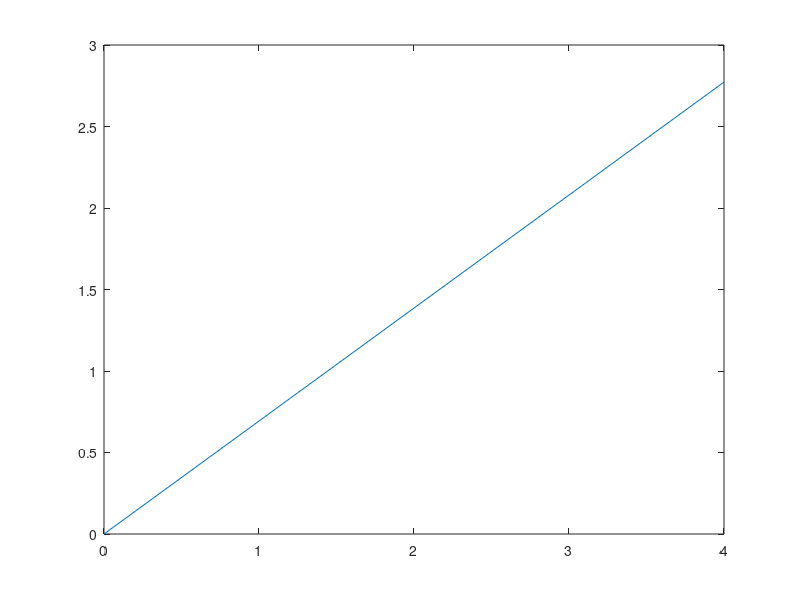

MATLAB code for this plot: (Note: this script raises an error after producing the figure.)
%% slidingFits_helpfulNeighbors

% Goal: a method of calculating doubling rate (mu), in which we use the
% points in a neighboring curve to add more points for fitting.
% 
% Strategy:
%
%       0. initialize trimmed track data
%       0. initialize window parameters (number of frames)
%       0. initialize division parameters (drop threshold)
%       1. for each movie, identify the number of tracks
%                2. per track, isolate length, width, frame and time data
%                3. calculate volume data
%                        4. build an array with length(track) that identifies curve #
%                                i. identify all changes in size > threshold (-0.75 um)
%                               ii. starting with zero, list curve # for each frame
%                        5. initialize windows for current track
%                        6. per window, isolate effective length and curve #
%                        7. if curve # changes,
%                                i. double length values after change
%                               ii. use effective length to calculate mu
%                        8. if no change in curve #, use effective length to calculate mu
%                                i. ln(effective length) vs time
%                               ii. fit linear slope to ln(eL) vs time
%                              iii. mu = slope / ln(2)
%                        9. save mu and y-intercept
%                       10. repeat for all windows
%                11. repeat for all tracks
%       12. repeat for all movies


% last update: jen, 2017 Jul 11

% OK lez go!

%%
% testing mu calculations
doublingRate = 1.0000;
t = [0,1,2,3,4];
data = 1 * 2.^(doublingRate*t);  % gives: data = [1,2,4,8,16]

ln_length = log(data);  % gives: ln_data = [0, 0.6931, 1.3863, 2.0794, 2.7726]

plot(t,data) % exponential
plot(t,ln_length) % linear

fitLine = polyfit(t,ln_length,1); % gives: fitLine = [0.6931, -0.0000]
                                % where: slope = fitLine(1)
                                %        y-int = fitLine(2)
                                
mu = fitLine(1)/log(2);         % gives: mu = 1
                                % woot! we found the doublingRate from the data!
                         
%%
% 0. initialize 
clear
clc
experiment = '2017-01-16';

% 0. open folder for experiment of interest
newFolder = strcat('/Users/jen/Documents/StockerLab/Data/',experiment,'  (t300)');
cd(newFolder);


% 0. initialize trimmed track data
load('t300_2017-01-16-revisedTrimmer-cond1-cond3-noLinkerc.mat','D7','T');
numMovies = length(D7);


% 0. initialize window parameters
windowSize = 5;


% 0. initialize division parameters
dropThreshold = -0.75;

%%
%  1. for each movie, identify the number of tracks
for n = 1:length(D7)
    numTracks = length(D7{n});
    
    
    
    %  2. per track, isolate length, width, frame and time data
    for track = 1: numTracks
        trackLengths = D7{n}(track).MajAx;
        %trackWidths = D7{n}(track).MinAx;
        trackFrames = D7{n}(track).Frame;
        trackTimes = T{n}(trackFrames)/3600;

        
%         % 3. calculate volume data
%         
%         % i. approximate volume as a cylinder = pi * r_squared * height
%         r = trackWidths/2;
%         r_squared = r.^2;
%         v_cylinder = pi * trackLengths .* r_squared;
%         
%         
%         % ii. approximate volume as an ellipsoid = 4/3 * pi * a * b * c
%         % for us, b = c = radius of circular cross-section
%         a = trackLengths/2;
%         v_ellipse = 4/3 * pi * a .* r_squared;
%         
%         
%         % iii. approximate volume as a cylinder with half-sphere caps
%         % cylinder = pi * r_squared * height
%         shortenedHeight = trackLengths - trackWidths;
%         vol_smallCylinder = pi * r_squared .* shortenedHeight;
%         
%         % sphere = 4/3 * pi * r_cubed
%         r_cubed = r.^3;
%         vol_sphere = 4/3 * pi * r_cubed;
%         
%         % v = cylinder + sphere
%         v_anupam = vol_smallCylinder + vol_sphere;
%         
%         clear r r_squared r_cubed a shortenedHeight
%         
%         
        %  4. build an array that identifies curve #
        
        % 0. initalize array, curveNum
        curveNum = zeros(length(trackFrames),1);
        
        % i. identify all changes in size > threshold
        sizeChange = diff(trackLengths);
        dropTrack = find(sizeChange <= dropThreshold);
        
        % ii. starting with zero, list curve # for each frame
        currentCurve = 0;
        nextCurve = 1;
        if ~isempty(dropTrack)
            for i = 1:length(curveNum)
                if nextCurve <= length(dropTrack)
                    curveNum(i) = currentCurve;
                    
                    if i == dropTrack(nextCurve)
                        currentCurve = currentCurve+1;
                        nextCurve = nextCurve+1;
                    end
                    
                else
                    curveNum(i) = currentCurve;
                end
            end
        end
        clear currentCurve nextCurve i sizeChange;
        
        
        % 5. initialize windows for current track
        
        % i. define row numbers for first window
        firstWindow = 1:windowSize;
        
        % ii. calculate number of windows in current track
        numWindows = length(trackLengths) - windowSize +1;
        
        % iii. initialize current window to begin calculations
        currentWindow = firstWindow; % will slide by +1 for each iternation
        
        
        %  6. per window
        for w = 1:numWindows
            
            % 6. isolate current window's time, length, and curve #
            wLength = trackLengths(currentWindow);
            %wVolume = v_anupam(currentWindow);
            wCurves = curveNum(currentWindow);
            wTime = trackTimes(currentWindow);
            
            % 7. if curve # changes, adjust window Lengths by one of two means:
            isDrop = diff(wCurves);
            if sum(isDrop) ~= 0
                
                % i. find point of drop
                dropPoint = find(isDrop ~= 0);
                
                
                % ii. double length values after change
                multiplier = NaN(windowSize,1);
                minCurve = min(wCurves);
                maxCurve = max(wCurves);
                multiplier(wCurves == minCurve) = 1;
                multiplier(wCurves == maxCurve) = 2;
                
                wLength_adjusted = wLength.*multiplier;
                

                
                % iii. use effective length to calculate mu (see below for comments)
                ln_length = log(wLength_adjusted);
                fitLine = polyfit(wTime,ln_length,1);
                mu = fitLine(1)/log(2);         % divide by log(2), as eqn raises 2 by mu*t
                
                
                %  8. if no change in curve #, use effective length to calculate mu
            else
                % i. ln(effective length) vs time
                ln_length = log(wLength);
                
                % ii. fit linear slope to ln(eL) vs time
                fitLine = polyfit(wTime,ln_length,1); % gives: fitLine = [0.6931, -0.0000]
                % where:   slope = fitLine(1)
                %          y-int = fitLine(2)
                
                % iii. mu = slope / ln(2)
                mu = fitLine(1)/log(2);         % divide by log(2), as eqn raises 2 by mu*t
                
            end
            
            % 9. save mu and y-intercept
            slidingData(w,1) = mu;
            slidingData(w,2) = fitLine(2); % log(initial length), y-int
            
            % 10. repeat for all windows
            currentWindow = currentWindow + 1;
            
            clear wLength wCurves mu fitLine ln_length dropPoint isDrop maxCurve minCurve;
            clear wLength_adjusted multiplier experiment newFolder wTime;
        end
        
        %  11. save data and repeat for all tracks
        trackData = struct('mu',slidingData(:,1),'yInt',slidingData(:,2));
        M{n}(track) = trackData;
    
        disp(['Track ', num2str(track), ' from xy ', num2str(n), ' complete!'])
        
        clear slidingData trackData;
      
    end 
    
    % 12. repeat for all movies
    
   
   
    
end
%%
save('t300_2017-01-16-neighbors-window5-cond1-cond3.mat', 'D7', 'M', 'T') %'D'

%% checks
% plot mu over time (like length) 
                      
figure(2)
plot(trackFrames, trackLengths,'o')
hold on
plot(trackFrames, trackLengths,'r')
grid on
xlim([0 202])
title(track);


hold on
plot(trackFrames(3:end-2),slidingData(:,1)*4,'Color',[1 0.5 0],'Marker','o'); 
hold on
plot(trackFrames(3:end-2),slidingData(:,1)*4,'Color',[0.5 0 0.5]); 
hold on
plot(trackFrames(3:end-2),slidingData(:,1),'Color','k'); 
xlim([0 202])
title(track);


%%
% re-create length track with y-int
firstWindow = 1:windowSize; 
currentWindow = firstWindow;

for i = 1:length(slidingData)
    
    wTime = trackTimes(i+2);
    %timestep = max(wTime) - min(wTime);
    
    mu = slidingData(i,1);
    yInt = slidingData(i,2);
    ln_length = yInt + mu*wTime *log(2);
    
    fit_Length(i,1) = exp(ln_length);
    
    currentWindow = currentWindow +1;
end


plot(trackFrames, trackLengths,'o')
hold on
plot(trackFrames, trackLengths,'r')
hold on
plot(trackFrames(3:end-2), fit_Length, 'ko')

xlim([0 202])
title(track);

%fitTrack(w,:) = exp( pFit(w,1)*timeTrack(Wtrack(w,:)) + pFit(w,2) );

% log(exp(1)) = 1
%%
%                        
%                10. repeat for all tracks
%       11. repeat for all movies



